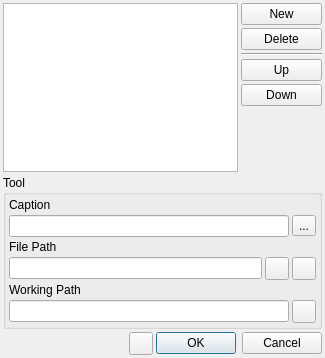
<ui version="4.0" >
 <class>UIToolsEdit</class>
 <widget class="QDialog" name="UIToolsEdit" >
  <property name="geometry" >
   <rect>
    <x>0</x>
    <y>0</y>
    <width>325</width>
    <height>358</height>
   </rect>
  </property>
  <property name="windowTitle" >
   <string>Tools Editor</string>
  </property>
  <layout class="QGridLayout" >
   <property name="margin" >
    <number>3</number>
   </property>
   <property name="spacing" >
    <number>3</number>
   </property>
   <item row="6" column="0" colspan="4" >
    <widget class="QGroupBox" name="gbTool" >
     <property name="title" >
      <string>Tool</string>
     </property>
     <layout class="QGridLayout" >
      <property name="margin" >
       <number>3</number>
      </property>
      <property name="spacing" >
       <number>3</number>
      </property>
      <item row="3" column="2" >
       <widget class="QToolButton" name="tbUpdateWorkingPath" >
        <property name="cursor" >
         <cursor>13</cursor>
        </property>
        <property name="toolTip" >
         <string>Update working path according to file path</string>
        </property>
        <property name="icon" >
         <iconset resource="../../resources/resources.qrc" >:/Icons/Icons/buildclean.png</iconset>
        </property>
       </widget>
      </item>
      <item row="3" column="1" >
       <widget class="QToolButton" name="tbFilePath" >
        <property name="cursor" >
         <cursor>13</cursor>
        </property>
        <property name="toolTip" >
         <string>Browse for a file, it can be an executable file or a file registered with an application ( ie: html file )</string>
        </property>
        <property name="icon" >
         <iconset resource="../../resources/resources.qrc" >:/Icons/Icons/folder_blue.png</iconset>
        </property>
       </widget>
      </item>
      <item row="3" column="0" >
       <widget class="QLineEdit" name="leFilePath" >
        <property name="toolTip" >
         <string>Command to execute, it can be an executable file or a file registered with an application ( ie: html file )</string>
        </property>
       </widget>
      </item>
      <item row="5" column="2" >
       <widget class="QToolButton" name="tbWorkingPath" >
        <property name="cursor" >
         <cursor>13</cursor>
        </property>
        <property name="toolTip" >
         <string>Browse for the tool working path</string>
        </property>
        <property name="icon" >
         <iconset resource="../../resources/resources.qrc" >:/Icons/Icons/folder_green.png</iconset>
        </property>
       </widget>
      </item>
      <item row="5" column="0" colspan="2" >
       <widget class="QLineEdit" name="leWorkingPath" >
        <property name="toolTip" >
         <string>Tool working path</string>
        </property>
       </widget>
      </item>
      <item row="1" column="0" colspan="2" >
       <widget class="QLineEdit" name="leCaption" >
        <property name="toolTip" >
         <string>Tool caption</string>
        </property>
       </widget>
      </item>
      <item row="1" column="2" >
       <widget class="QToolButton" name="tbFileIcon" >
        <property name="cursor" >
         <cursor>13</cursor>
        </property>
        <property name="acceptDrops" >
         <bool>true</bool>
        </property>
        <property name="toolTip" >
         <string>Browse for an icon file</string>
        </property>
        <property name="text" >
         <string>...</string>
        </property>
        <property name="icon" >
         <iconset resource="../../resources/resources.qrc" >:/Icons/Icons/fileopen.png</iconset>
        </property>
       </widget>
      </item>
      <item row="4" column="0" colspan="3" >
       <widget class="QLabel" name="lWorkingPath" >
        <property name="text" >
         <string>Working Path</string>
        </property>
       </widget>
      </item>
      <item row="0" column="0" colspan="3" >
       <widget class="QLabel" name="lCaption" >
        <property name="text" >
         <string>Caption</string>
        </property>
       </widget>
      </item>
      <item row="2" column="0" colspan="3" >
       <widget class="QLabel" name="lFilePath" >
        <property name="text" >
         <string>File Path</string>
        </property>
       </widget>
      </item>
     </layout>
    </widget>
   </item>
   <item row="7" column="1" >
    <widget class="QToolButton" name="tbHelp" >
     <property name="cursor" >
      <cursor>13</cursor>
     </property>
     <property name="icon" >
      <iconset resource="../../resources/resources.qrc" >:/Icons/Icons/helpkeyword.png</iconset>
     </property>
     <property name="iconSize" >
      <size>
       <width>16</width>
       <height>16</height>
      </size>
     </property>
    </widget>
   </item>
   <item row="7" column="2" colspan="2" >
    <widget class="QDialogButtonBox" name="bbDialog" >
     <property name="cursor" >
      <cursor>13</cursor>
     </property>
     <property name="orientation" >
      <enum>Qt::Horizontal</enum>
     </property>
     <property name="standardButtons" >
      <set>QDialogButtonBox::Cancel|QDialogButtonBox::NoButton|QDialogButtonBox::Ok</set>
     </property>
    </widget>
   </item>
   <item row="7" column="0" >
    <spacer>
     <property name="orientation" >
      <enum>Qt::Horizontal</enum>
     </property>
     <property name="sizeHint" >
      <size>
       <width>40</width>
       <height>20</height>
      </size>
     </property>
    </spacer>
   </item>
   <item row="0" column="3" >
    <widget class="QPushButton" name="pbNew" >
     <property name="cursor" >
      <cursor>13</cursor>
     </property>
     <property name="text" >
      <string>New</string>
     </property>
     <property name="icon" >
      <iconset resource="../../resources/resources.qrc" >:/Icons/Icons/editadd.png</iconset>
     </property>
    </widget>
   </item>
   <item row="1" column="3" >
    <widget class="QPushButton" name="pbDelete" >
     <property name="cursor" >
      <cursor>13</cursor>
     </property>
     <property name="text" >
      <string>Delete</string>
     </property>
     <property name="icon" >
      <iconset resource="../../resources/resources.qrc" >:/Icons/Icons/editremove.png</iconset>
     </property>
    </widget>
   </item>
   <item row="3" column="3" >
    <widget class="QPushButton" name="pbUp" >
     <property name="cursor" >
      <cursor>13</cursor>
     </property>
     <property name="text" >
      <string>Up</string>
     </property>
     <property name="icon" >
      <iconset resource="../../resources/resources.qrc" >:/Icons/Icons/buttonup.png</iconset>
     </property>
    </widget>
   </item>
   <item row="4" column="3" >
    <widget class="QPushButton" name="pbDown" >
     <property name="cursor" >
      <cursor>13</cursor>
     </property>
     <property name="text" >
      <string>Down</string>
     </property>
     <property name="icon" >
      <iconset resource="../../resources/resources.qrc" >:/Icons/Icons/buttondown.png</iconset>
     </property>
    </widget>
   </item>
   <item row="2" column="3" >
    <widget class="Line" name="lMiddle" >
     <property name="orientation" >
      <enum>Qt::Horizontal</enum>
     </property>
    </widget>
   </item>
   <item rowspan="6" row="0" column="0" colspan="3" >
    <widget class="QListWidget" name="lwTools" >
     <property name="cursor" >
      <cursor>13</cursor>
     </property>
    </widget>
   </item>
   <item row="5" column="3" >
    <spacer>
     <property name="orientation" >
      <enum>Qt::Vertical</enum>
     </property>
     <property name="sizeHint" >
      <size>
       <width>21</width>
       <height>52</height>
      </size>
     </property>
    </spacer>
   </item>
  </layout>
 </widget>
 <resources>
  <include location="../../resources/resources.qrc" />
 </resources>
 <connections>
  <connection>
   <sender>bbDialog</sender>
   <signal>accepted()</signal>
   <receiver>UIToolsEdit</receiver>
   <slot>accept()</slot>
   <hints>
    <hint type="sourcelabel" >
     <x>321</x>
     <y>354</y>
    </hint>
    <hint type="destinationlabel" >
     <x>172</x>
     <y>357</y>
    </hint>
   </hints>
  </connection>
  <connection>
   <sender>bbDialog</sender>
   <signal>rejected()</signal>
   <receiver>UIToolsEdit</receiver>
   <slot>close()</slot>
   <hints>
    <hint type="sourcelabel" >
     <x>321</x>
     <y>354</y>
    </hint>
    <hint type="destinationlabel" >
     <x>257</x>
     <y>357</y>
    </hint>
   </hints>
  </connection>
 </connections>
</ui>
